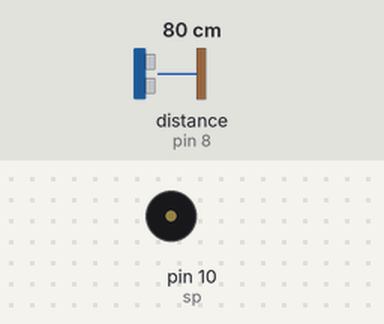
Bench run of a sketch on a simulated Arduino Uno, built with avr-gcc and run on an emulated ATmega328P. On the bench: buzzer (waves = sounding). Wiring (inferred from the names in the program): ultrasonic range finder: trigger pin 7; echo pin 8. The test bench sets the inputs (shaded band); at power-on: distance to the obstacle (sensor on pin 8) 80 cm. The echo pulse lasts 58.3 µs per cm.

Above: at 1.2 s.
1.3 s: distance to the obstacle (sensor on pin 8) set to 25 cm
2.8 s: distance to the obstacle (sensor on pin 8) set to 23 cm
At 3.1 s:
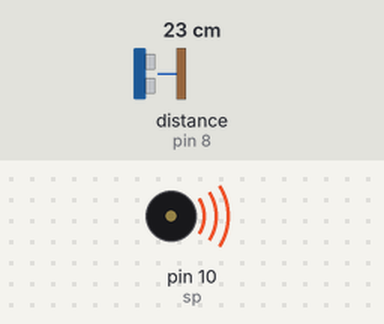
Timing chart, 0 to 5.8 s (numbered marks = the images above; inputs shaded):
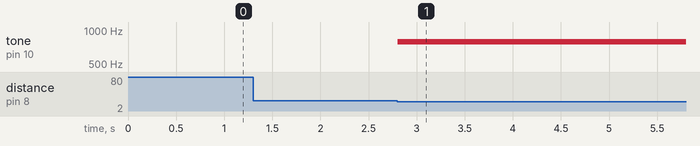

Measured:
- the behaviour switches between 24 and 23 cm on distance to the obstacle (sensor on pin 8) (found by bisection; images 0 and 1)
- after the input at 1.3 s, every drawn part: stays the same
- after the input at 2.8 s, tone on pin 10 (sp): silent → 784 Hz at once

The sketch:

C_Scale.ino
```cpp
void setup() {//I declare whether I'm using the pins for input/output
  pinMode(10,OUTPUT);
  pinMode(7,OUTPUT);
  pinMode(8,INPUT);
}
int sp = 10;      //Speaker Pin
int tp = 7;       //Trigger Pin
int ep = 8;       // Echo Pin
int c = 523;
int d = 587;
int e = 659;
int f = 698;     //These are the frequency
int g = 784;     //values of the different notes
int a = 880;
int b = 988;
int c2 = 1047;
void loop() {     //This is the main loop, that keeps repeating
  int notes[] = {c,d,e,f,g,a,b,c2}; //An array storing all the notes. It's kind of like a dictionary.
  long duration, distance; //Variables to store the values of time and length
  digitalWrite(tp,LOW);
  delayMicroseconds(2);
  digitalWrite(tp,HIGH);      //This area sends out a pulse from the trigger
  delayMicroseconds(20);
  digitalWrite(tp,LOW);
  duration = pulseIn(ep, HIGH); //The echo is recieved, and saved as the duration
  distance = (duration/2)/29.1; // We convert the time into distance in centimeters, using the speed of sound and other factors.
  if(distance>4&&distance<42)
  {
    if(distance>4&&distance<7)      //For a distance between 4 and 7, it plays C for 100 milliseconds
      tone(sp,notes[0],100);
    else
      if(distance>8&&distance<11)
        tone(sp,notes[1],100);      //For a distance between 8 and 11, it plays D for 100 milliseconds
    else
      if(distance>12&&distance<15)
        tone(sp,notes[2],100);      //For a distance between 12 and 15, it plays E for 100 milliseconds
    else
      if(distance>16&&distance<19)
        tone(sp,notes[3],100);      //For a distance between 16 and 19, it plays F for 100 milliseconds
    else
      if(distance>20&&distance<23)
        tone(sp,notes[4],100);      //For a distance between 20 and 23, it plays G for 100 milliseconds
    else
      if(distance>24&&distance<27)
        tone(sp,notes[5],100);      //For a distance between 24 and 27, it plays A for 100 milliseconds
    else
      if(distance>28&&distance<31)
        tone(sp,notes[6],100);      //For a distance between 28 and 31, it plays B for 100 milliseconds
    else
      if(distance>40&&distance<105)
        tone(sp,notes[7],100);      //For a distance between 32 and 35, it plays high C for 100 milliseconds
  }

}
```
